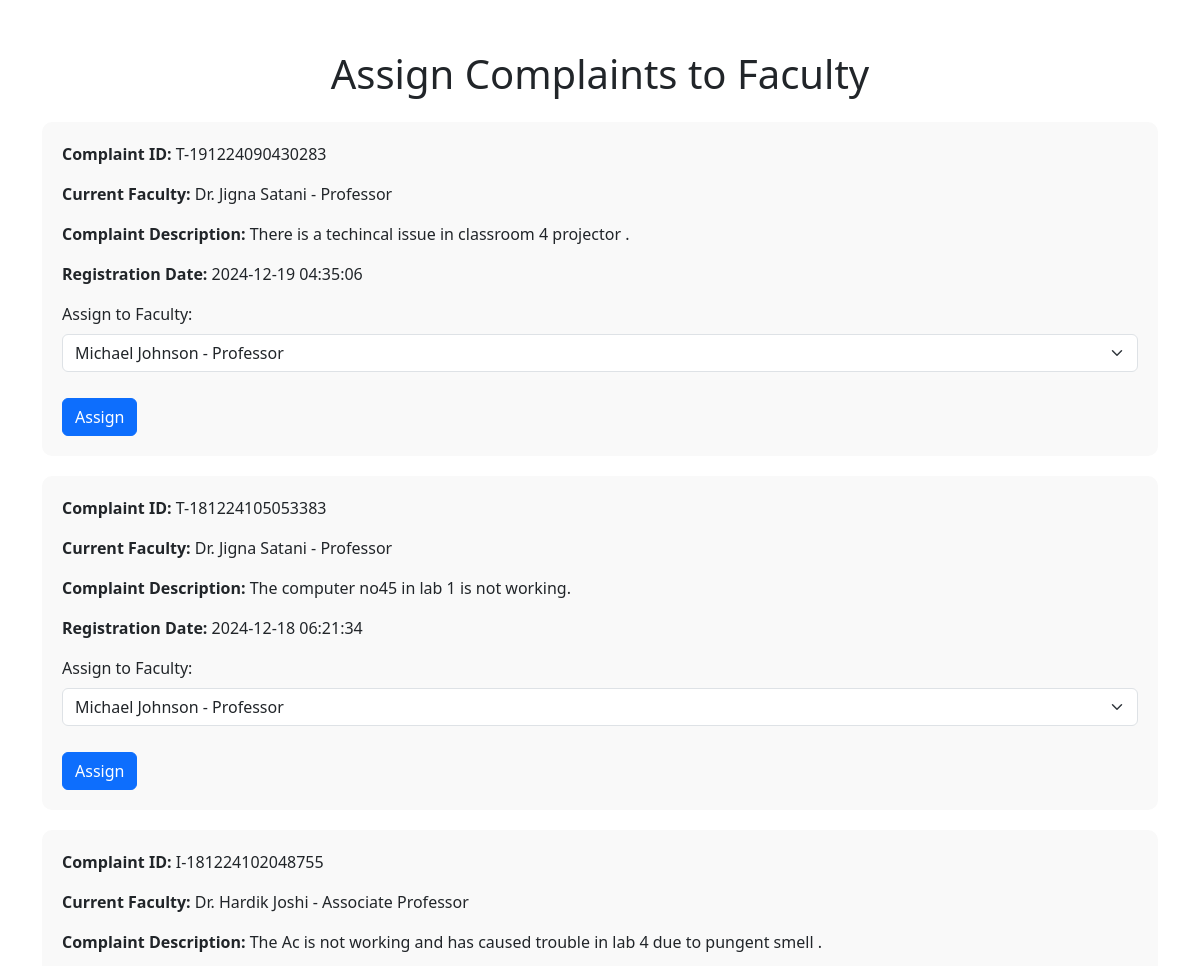
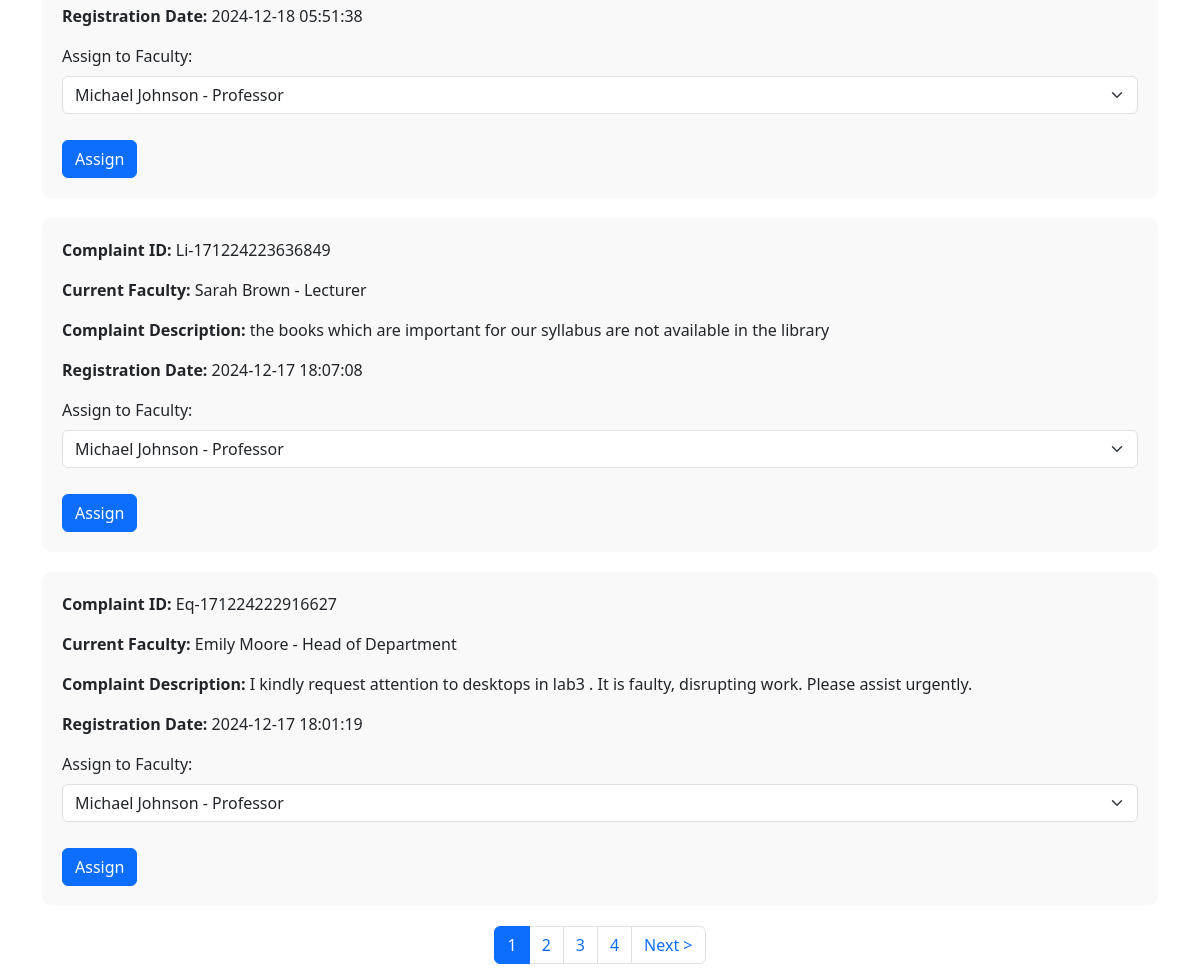
The page /admin/admin_assign_complaints.php on the database its author committed (2 pictures, top to bottom).
### tables this page shows
CREATE TABLE `complaints` (
  `complaint_id` int(5) NOT NULL,
  `Comp_ID` varchar(30) NOT NULL,
  `Complaint_Cat_ID` int(5) DEFAULT NULL,
  `complaint_description` varchar(200) DEFAULT NULL,
  `Complaint_Document` varchar(100) DEFAULT NULL,
  `complaint_datetime` datetime DEFAULT NULL,
  `Due_Date` date DEFAULT NULL,
  `End_Date` date DEFAULT NULL,
  `status` enum('pending','processing','resolved') DEFAULT 'pending',
  `Student_ID` int(5) DEFAULT NULL,
  `faculty_id` int(11) DEFAULT NULL,
  `F_Comp_ID` int(5) DEFAULT NULL
);

CREATE TABLE `faculty` (
  `faculty_id` int(5) NOT NULL,
  `user_id` int(5) DEFAULT NULL,
  `post` enum('Lecturer','Assistant Professor','Associate Professor','Professor','Head of Department') NOT NULL
);

### admin/admin_assign_complaints.php (the view, shortened to what this page needs)
<?php
include("../php/config.php");
$limit = 5;
$page = isset($_GET['page']) ? (int)$_GET['page'] : 1;
$start = ($page - 1) * $limit;
$totalQuery = "SELECT COUNT(*) AS total FROM complaints";
$totalResult = mysqli_query($con, $totalQuery);
$totalRow = mysqli_fetch_assoc($totalResult);
$totalComplaints = $totalRow['total'];
$totalPages = ceil($totalComplaints / $limit);
$query = "
    SELECT c.complaint_id, c.Complaint_Cat_ID, c.complaint_datetime, c.complaint_description, c.Comp_ID,
           CONCAT(u.firstname, ' ', u.lastname) AS faculty_name,
           f.post AS faculty_designation
    FROM complaints c
    LEFT JOIN faculty f ON c.faculty_id = f.faculty_id
    LEFT JOIN users u ON f.user_id = u.user_id
    ORDER BY c.complaint_datetime DESC
    LIMIT $start, $limit
";
$result = mysqli_query($con, $query);
?>
<!DOCTYPE html>
<html lang="en">
<head>
    <link href="https://cdn.jsdelivr.net/npm/bootstrap@5.3.0-alpha1/dist/css/bootstrap.min.css" rel="stylesheet">
</head>
<body>
    <div class="container">
        <h1 class="text-center mb-4">Assign Complaints to Faculty</h1>
        <?php
        if ($result && mysqli_num_rows($result) > 0) {
            while ($complaint = mysqli_fetch_assoc($result)) {
        ?>
                <div class="complaint">
                    <p><strong>Complaint ID:</strong> <?php echo $complaint['Comp_ID']; ?></p>
                    <p><strong>Current Faculty:</strong>
                        <?php
                            echo $complaint['faculty_name'] ?
                            $complaint['faculty_name'] . " - " . $complaint['faculty_designation'] :
                            'Not assigned';
                        ?>
                    </p>
                    <p><strong>Complaint Description:</strong> <?php echo $complaint['complaint_description']; ?></p>
                    <p><strong>Registration Date:</strong> <?php echo $complaint['complaint_datetime']; ?></p>
                    <form action="" method="post">
                        <div class="mb-3">
                            <label for="faculty_id" class="form-label">Assign to Faculty:</label>
                            <select class="form-select" name="faculty_id" id="faculty_id">
                                <?php
                                $facultyQuery = "
                                    SELECT f.faculty_id, CONCAT(u.firstname, ' ', u.lastname) AS faculty_name, f.post
                                    FROM faculty f
                                    LEFT JOIN users u ON f.user_id = u.user_id
                                ";
                                $facultyResult = $con->query($facultyQuery);
                                while ($row = $facultyResult->fetch_assoc()) {
                                    $selected = ($row['faculty_id'] == $complaint['faculty_id']) ? 'selected' : '';
                                    echo "<option value='{$row['faculty_id']}' {$selected}>{$row['faculty_name']} - {$row['post']}</option>";
                                }
                                ?>
                            </select>
                        </div>
                        <button type="submit" class="btn btn-primary assign-btn">Assign</button>
                    </form>
                </div>
        <?php
            }
        } else {
            echo "<div class='alert alert-info'>No complaints found.</div>";
        }
        ?>
        <nav>
            <ul class="pagination justify-content-center">
                <?php for ($i = 1; $i <= $totalPages; $i++): ?>
                    <li class="page-item <?php echo ($page == $i) ? 'active' : ''; ?>">
                        <a href="admin_assign_complaints.php?page=<?php echo $i; ?>" class="page-link">
                            <?php echo $i; ?>
                        </a>
                    </li>
                <?php endfor; ?>
                <?php if ($page < $totalPages): ?>
                    <li class="page-item"><a href="admin_assign_complaints.php?page=<?php echo $page + 1; ?>" class="page-link">Next &gt;</a></li>
                <?php endif; ?>
            </ul>
        </nav>
    </div>
</body>
</html>

### admin/admin_assign_complaints.php (style rules this page uses)
.container { margin-top: 50px; }
.complaint { background-color: #f9f9f9; padding: 20px; border-radius: 10px; margin-bottom: 20px; }
.assign-btn { margin-top: 10px; }
.pagination { margin-top: 20px; }

### rows shown on the page
complaints: Comp_ID "T-191224090430283", faculty_name "Dr. Jigna Satani", faculty.post "Professor", complaint_description "There is a techincal issue in classroom 4 projector .", complaint_datetime "2024-12-19 04:35:06"
complaints: Comp_ID "T-181224105053383", faculty_name "Dr. Jigna Satani", faculty.post "Professor", complaint_description "The computer no45 in lab 1 is not working.", complaint_datetime "2024-12-18 06:21:34"
complaints: Comp_ID "I-181224102048755", faculty_name "Dr. Hardik Joshi", faculty.post "Associate Professor", complaint_description "The Ac is not working and has caused trouble in lab 4 due to pungent smell .", complaint_datetime "2024-12-18 05:51:38"
complaints: Comp_ID "Li-171224223636849", faculty_name "Sarah Brown", faculty.post "Lecturer", complaint_description "the books which are important for our syllabus are not available in the library", complaint_datetime "2024-12-17 18:07:08"
complaints: Comp_ID "Eq-171224222916627", faculty_name "Emily Moore", faculty.post "Head of Department", complaint_description "I kindly request attention to desktops in lab3 . It is faulty, disrupting work. Please assist urgently.", complaint_datetime "2024-12-17 18:01:19"

### other values the page prints
form field faculty_id "Michael Johnson - Professor"
